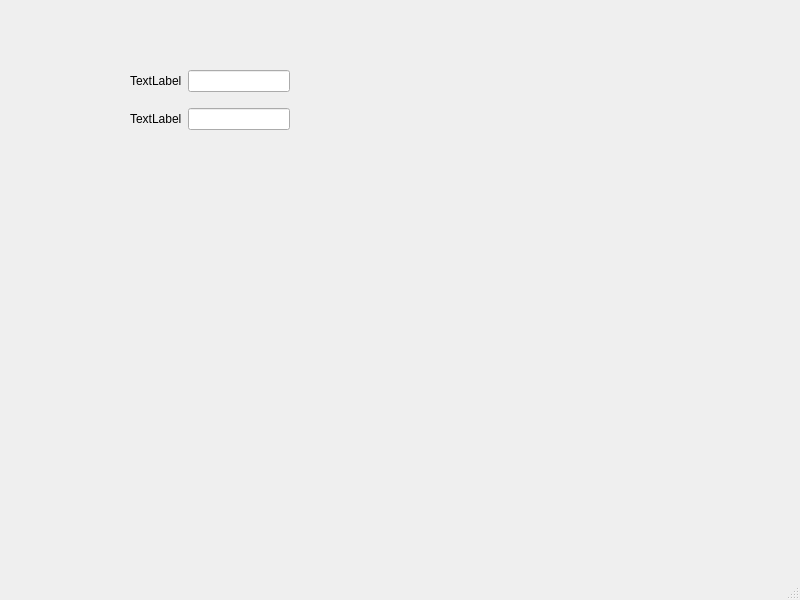
<?xml version="1.0" encoding="UTF-8"?>
<ui version="4.0">
 <class>MainWindow2</class>
 <widget class="QMainWindow" name="MainWindow2">
  <property name="geometry">
   <rect>
    <x>0</x>
    <y>0</y>
    <width>800</width>
    <height>600</height>
   </rect>
  </property>
  <property name="windowTitle">
   <string>MainWindow</string>
  </property>
  <widget class="QWidget" name="centralwidget">
   <widget class="QWidget" name="verticalLayoutWidget">
    <property name="geometry">
     <rect>
      <x>130</x>
      <y>60</y>
      <width>160</width>
      <height>80</height>
     </rect>
    </property>
    <layout class="QVBoxLayout" name="verticalLayout">
     <item>
      <layout class="QHBoxLayout" name="horizontalLayout_2">
       <item>
        <widget class="QLabel" name="label_2">
         <property name="text">
          <string>TextLabel</string>
         </property>
        </widget>
       </item>
       <item>
        <widget class="QLineEdit" name="lineEdit_2"/>
       </item>
      </layout>
     </item>
     <item>
      <layout class="QHBoxLayout" name="horizontalLayout">
       <item>
        <widget class="QLabel" name="label">
         <property name="text">
          <string>TextLabel</string>
         </property>
        </widget>
       </item>
       <item>
        <widget class="QLineEdit" name="lineEdit"/>
       </item>
      </layout>
     </item>
    </layout>
   </widget>
  </widget>
  <widget class="QMenuBar" name="menubar">
   <property name="geometry">
    <rect>
     <x>0</x>
     <y>0</y>
     <width>800</width>
     <height>22</height>
    </rect>
   </property>
  </widget>
  <widget class="QStatusBar" name="statusbar"/>
 </widget>
 <resources/>
 <connections/>
</ui>
